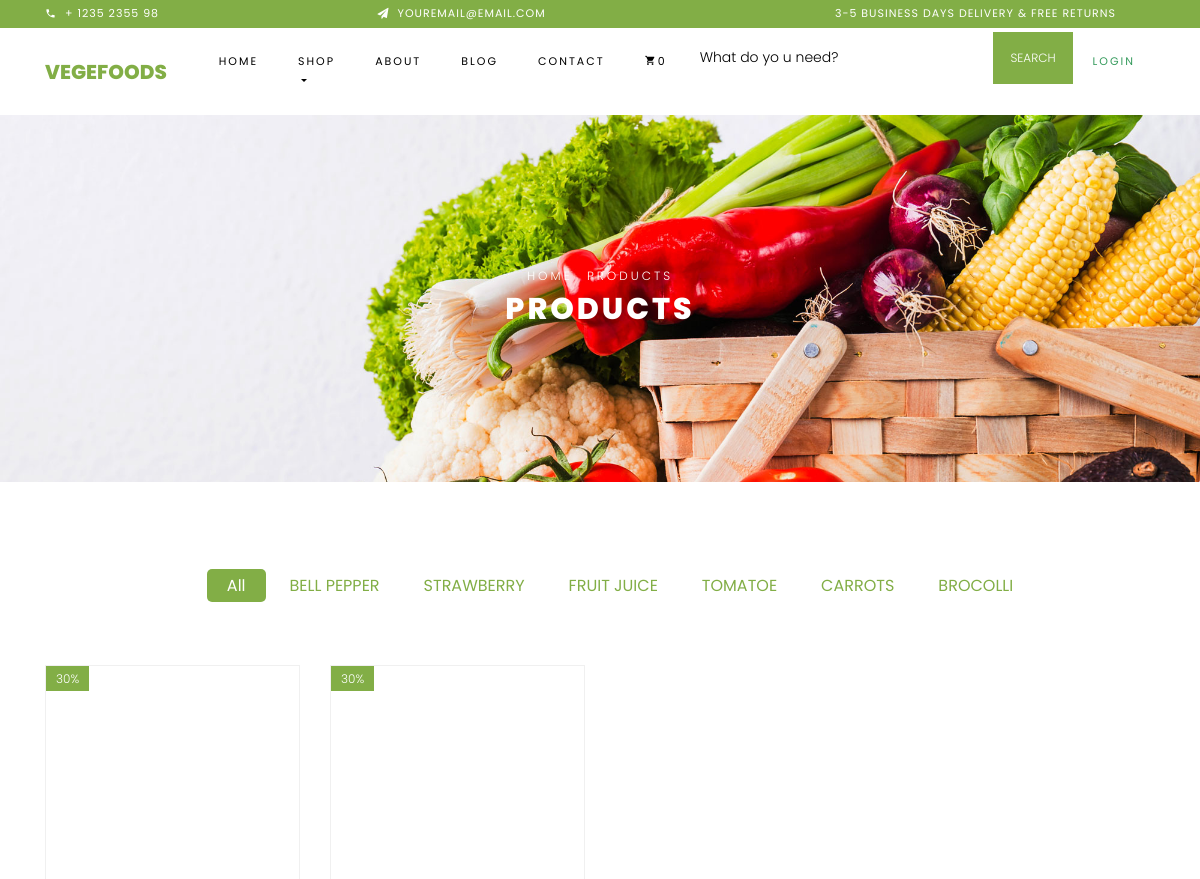
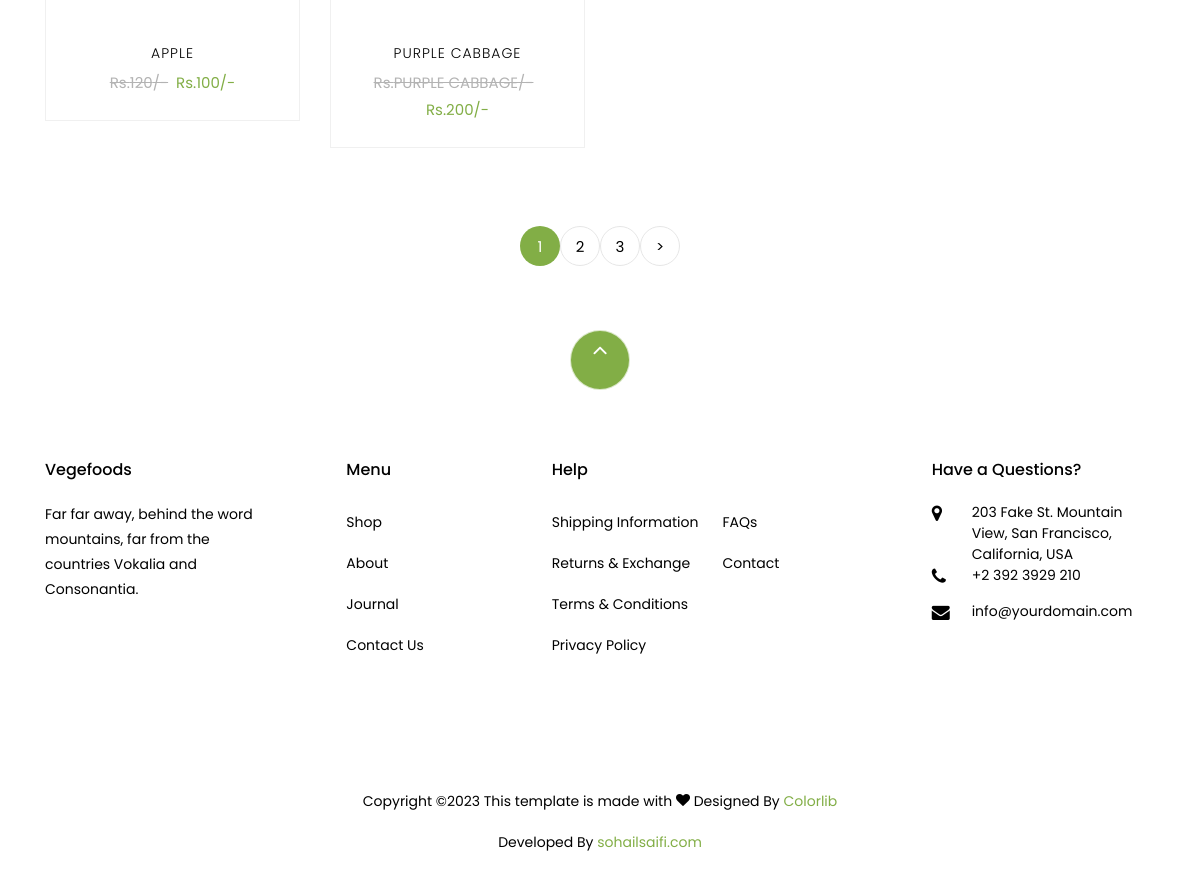
The app's page /SiteCon/categoryProduct/bell-pepper.html with its own data (2 pictures, top to bottom).
### tables this page shows
CREATE TABLE `category` (
  `category_id` int(11) NOT NULL,
  `category_url` varchar(255) DEFAULT NULL,
  `category_parent_id` int(11) NOT NULL DEFAULT '0',
  `category_name` varchar(255) NOT NULL,
  `category_description` text NOT NULL,
  `status` tinyint(4) NOT NULL DEFAULT '1',
  `created` timestamp NOT NULL DEFAULT CURRENT_TIMESTAMP
);

CREATE TABLE `product` (
  `product_id` int(11) NOT NULL,
  `category_id` int(11) NOT NULL,
  `product_name` varchar(255) DEFAULT NULL,
  `product_image` varchar(255) DEFAULT NULL,
  `product_url` varchar(255) DEFAULT NULL,
  `product_mrp` varchar(255) NOT NULL,
  `product_price` varchar(255) NOT NULL,
  `product_per_price` varchar(255) DEFAULT NULL,
  `product_qty` int(11) NOT NULL,
  `product_per_qty` varchar(255) DEFAULT NULL,
  `product_stock` tinyint(4) NOT NULL DEFAULT '1',
  `product_description` text,
  `product_sm_desc` text,
  `product_meta_title` text,
  `product_meta_keyword` text,
  `product_meta_desc` text,
  `product_status` tinyint(4) NOT NULL,
  `created` timestamp NOT NULL DEFAULT CURRENT_TIMESTAMP
);

### index.php (called while the page is built, shortened)
<?php
require_once BASEPATH.'core/CodeIgniter.php';

### application/models/SiteModel.php (called while the page is built, shortened)
<?php
class SiteModel extends CI_Model{
	public function getCategoryList()
	{
		return $this->db->where('status',1)->get('category')->result();
	}
	public function getCategoryByUrl($url)
	{
		return $this->db->where('status',1)->where('category_url',$url)->get('category')->row();
	}
	public function getProductByCatIdCount($catid)
	{
		return $this->db->where('product_status',1)->where('category_id',$catid)->get('product')->num_rows();
	}
	public function getProductByCatId($limit,$page,$catid)
	{
		return $this->db->where('product_status',1)->where('category_id',$catid)->limit($limit,$page)->get('product')->result();
	}
}

### application/config/config.php (called while the page is built, shortened)
<?php
$config['base_url'] = 'http://localhost:8081/project1/';
$config['index_page'] = 'index.php';
$config['uri_protocol']	= 'REQUEST_URI';
$config['url_suffix'] = '';
$config['language']	= 'english';
$config['charset'] = 'UTF-8';
$config['enable_hooks'] = FALSE;
$config['subclass_prefix'] = 'MY_';
$config['composer_autoload'] = FALSE;
$config['permitted_uri_chars'] = 'a-z 0-9~%.:_\-';
$config['enable_query_strings'] = FALSE;
$config['controller_trigger'] = 'c';
$config['function_trigger'] = 'm';
$config['directory_trigger'] = 'd';
$config['allow_get_array'] = TRUE;
$config['log_threshold'] = 0;
$config['log_path'] = '';
$config['log_file_extension'] = '';
$config['log_file_permissions'] = 0644;
$config['log_date_format'] = 'Y-m-d H:i:s';
$config['error_views_path'] = '';
$config['cache_path'] = '';
$config['cache_query_string'] = FALSE;
$config['encryption_key'] = '';
$config['sess_driver'] = 'files';
$config['sess_cookie_name'] = 'ci_session';
$config['sess_samesite'] = 'Lax';
$config['sess_expiration'] = 7200;
$config['sess_save_path'] = NULL;
$config['sess_match_ip'] = FALSE;
$config['sess_time_to_update'] = 300;
$config['sess_regenerate_destroy'] = FALSE;
$config['cookie_prefix']	= '';
$config['cookie_domain']	= '';
$config['cookie_path']		= '/';
$config['cookie_secure']	= FALSE;
$config['cookie_httponly'] 	= FALSE;
$config['cookie_samesite'] 	= 'Lax';
$config['standardize_newlines'] = FALSE;
$config['global_xss_filtering'] = FALSE;
$config['csrf_protection'] = FALSE;
$config['csrf_token_name'] = 'csrf_test_name';
$config['csrf_cookie_name'] = 'csrf_cookie_name';
$config['csrf_expire'] = 7200;
$config['csrf_regenerate'] = TRUE;
$config['csrf_exclude_uris'] = array();
$config['compress_output'] = FALSE;
$config['time_reference'] = 'local';
$config['rewrite_short_tags'] = FALSE;
$config['proxy_ips'] = '';

### application/views/site/include/category.php (the view)
<div class="container">
         <div class="row justify-content-center">
  			<div class="col-md-12 mb-5 text-center">
		<?php $catList = $this->SiteModel->getCategoryList(); ?>
				<ul class="product-category">
				<li><a href="" class="active">All</a></li>
				<?php foreach($catList as $list){ ?>
					<li><a href="<?php echo base_url('SiteCon/categoryProduct/'); ?><?php echo $list->category_url; ?>"><?php echo $list->category_name; ?></a></li>
				<?php } ?>
				</ul>
  			</div>
          </div>
      </div>

### application/controllers/SiteCon.php (shortened to what this page needs)
<?php
class SiteCon extends CI_Controller {
	public function __construct()
	{
		$this->load->model('SiteModel');
	}
	public function categoryProduct($url)
    {
        $data['meta_title']="";
		$data['meta_description']="";
		$data['meta_keyword']="";
		$data['url']=base_url();
		$data['categoryData'] = $this->SiteModel->getCategoryByUrl($url);
		$config['base_url'] =  base_url().'SiteCon/categoryProduct/'.$url;
		$config['total_rows'] =  $this->SiteModel->getProductByCatIdCount($data['categoryData']->category_id);
		$config['per_page'] = 2;
		$config['enable_query_strings'] = TRUE;
		$config['page_query_string'] = TRUE;
        $config['full_tag_open'] = '<ul>';
        $config['full_tag_close'] = '</ul>';
        $config['first_link'] = false;
        $config['last_link'] = false;
        $config['first_tag_open'] = '<li>';
        $config['first_tag_close'] = '</li>';
        $config['prev_link'] = '<';
        $config['prev_tag_open'] = '<li class="prev">';
        $config['prev_tag_close'] = '</li>';
        $config['next_link'] = '>';
        $config['next_tag_open'] = '<li>';
        $config['next_tag_close'] = '</li>';
        $config['last_tag_open'] = '<li>';
        $config['last_tag_close'] = '</li>';
        $config['cur_tag_open'] = '<li class="active"><a href="#">';
        $config['cur_tag_close'] = '</a></li>';
        $config['num_tag_open'] = '<li>';
        $config['num_tag_close'] = '</li>';
		$this->pagination->initialize($config);
		$page = $this->input->get('per_page');
		$data['page'] = $page;
		$data['productData']=$this->SiteModel->getProductByCatId($config["per_page"],$page,$data['categoryData']->category_id);
		$data['link']=$this->pagination->create_links();
		$this->load->view('site/category_product',$data);
    }
}

### application/views/site/include/header.php (shortened to what this page needs)
<!DOCTYPE html>
<html lang="en">
<head>
    <link rel="stylesheet" href="<?php echo base_url(); ?>assets/css/open-iconic-bootstrap.min.css">
    <link rel="stylesheet" href="<?php echo base_url(); ?>assets/css/animate.css">
    <link rel="stylesheet" href="<?php echo base_url(); ?>assets/css/owl.carousel.min.css">
    <link rel="stylesheet" href="<?php echo base_url(); ?>assets/css/owl.theme.default.min.css">
    <link rel="stylesheet" href="<?php echo base_url(); ?>assets/css/magnific-popup.css">
    <link rel="stylesheet" href="<?php echo base_url(); ?>assets/css/aos.css">
    <link rel="stylesheet" href="<?php echo base_url(); ?>assets/css/ionicons.min.css">
    <link rel="stylesheet" href="<?php echo base_url(); ?>assets/css/bootstrap-datepicker.css">
    <link rel="stylesheet" href="<?php echo base_url(); ?>assets/css/jquery.timepicker.css">
    <link rel="stylesheet" href="<?php echo base_url(); ?>assets/css/flaticon.css">
    <link rel="stylesheet" href="<?php echo base_url(); ?>assets/css/icomoon.css">
    <link rel="stylesheet" href="<?php echo base_url(); ?>assets/css/style.css">
  </head>
  <body class="goto-here">
		<div class="py-1 bg-primary">
    	<div class="container">
    		<div class="row no-gutters d-flex align-items-start align-items-center px-md-0">
	    		<div class="col-lg-12 d-block">
		    		<div class="row d-flex">
		    			<div class="col-md pr-4 d-flex topper align-items-center">
					    	<div class="icon mr-2 d-flex justify-content-center align-items-center"><span class="icon-phone2"></span></div>
						    <span class="text">+ 1235 2355 98</span>
					    </div>
					    <div class="col-md pr-4 d-flex topper align-items-center">
					    	<div class="icon mr-2 d-flex justify-content-center align-items-center"><span class="icon-paper-plane"></span></div>
						    <span class="text">youremail@email.com</span>
					    </div>
					    <div class="col-md-5 pr-4 d-flex topper align-items-center text-lg-right">
						    <span class="text">3-5 Business days delivery &amp; Free Returns</span>
					    </div>
				    </div>
			    </div>
		    </div>
		  </div>
    </div>
    <nav class="navbar navbar-expand-lg navbar-dark ftco_navbar bg-dark ftco-navbar-light" id="ftco-navbar">
	    <div class="container">
	      <a class="navbar-brand" href="index-2.html">Vegefoods</a>
	      <div class="collapse navbar-collapse" id="ftco-nav">
	        <ul class="navbar-nav ml-auto">
	          <li class="nav-item active"><a href="<?php echo base_url('SiteCon/index'); ?>" class="nav-link">Home</a></li>
	          <li class="nav-item dropdown">
              <a class="nav-link dropdown-toggle" href="#" id="dropdown04" data-toggle="dropdown" aria-haspopup="true" aria-expanded="false">Shop</a>
            </li>
	          <li class="nav-item"><a href="about.html" class="nav-link">About</a></li>
	          <li class="nav-item"><a href="<?php echo base_url('SiteCon/blog'); ?>" class="nav-link">Blog</a></li>
	          <li class="nav-item"><a href="contact.html" class="nav-link">Contact</a></li>
	          <li class="nav-item cta cta-colored"><a href="<?php echo base_url('SiteCon/cart'); ?>" class="nav-link"><span class="icon-shopping_cart"></span><?php echo count($this->cart->contents()); ?></a></li>
              <?php $this->load->view('site/include/searchForm'); ?>
                <li class="nav-item d-flex justify-center">
                  <?php
                  $sessionData = $this->session->userdata('user_logged-in');
                  if(!empty($sessionData)){?>
                    <a href="<?php echo base_url('SiteCon/logOut'); ?>" class="nav-link" style="color: #369b5d;">LogOut</i></a>
                    <a href="<?php echo base_url('SiteCon/dashboard'); ?>" class="nav-link" style="color: #369b5d;"><p>MyAccount</p></i></a>
                  <?php }else{ ?>
                    <a href="<?php echo base_url('SiteCon/login'); ?>" class="nav-link" style="color: #369b5d;">LogIn</i></a>
                  <?php } ?>
                  </li>
	        </ul>
	      </div>
	    </div>
	  </nav>

### application/views/site/include/searchForm.php
<form method="get" action="<?php echo base_url('SiteCon/search'); ?>" class="subscribe-form">
  <div class="form-group d-flex pt-1">
    <input type="text" name="q" class="form-control" placeholder="What do yo u need?">
    <input type="submit" value="SEARCH" class="submit px-3">
  </div>
</form>

### application/views/site/category_Product.php (shortened to what this page needs)
<?php $this->load->view('site/include/header'); ?>
    <div class="hero-wrap hero-bread" style="background-image: url('<?php echo base_url(); ?>assets/images/bg_1.jpg');">
      <div class="container">
        <div class="row no-gutters slider-text align-items-center justify-content-center">
          <div class="col-md-9 ftco-animate text-center">
          	<p class="breadcrumbs"><span class="mr-2"><a href="index-2.html">Home</a></span> <span>Products</span></p>
            <h1 class="mb-0 bread">Products</h1>
          </div>
        </div>
      </div>
    </div>
    <section class="ftco-section">
	<?php $this->load->view('site/include/category'); ?>
    	<div class="container">
    		<div class="row">
			<?php foreach($productData as $product){ ?>
    			<div class="col-md-6 col-lg-3 ftco-animate">
    				<div class="product">
						<?php if($product->product_image != null){ ?>
    					<a href="<?php echo base_url(); ?>SiteCon/productDetail/<?php echo $product->product_url; ?>" class="img-prod">
    						<span class="status">30%</span>
    					</a>
						<?php }else{ ?>
						<a href="<?php echo base_url(); ?>SiteCon/productDetail/<?php echo $product->product_url; ?>" class="img-prod">
    						<span class="status">30%</span>
    					</a>
						<?php } ?>
    					<div class="text py-3 pb-4 px-3 text-center">
    						<h3><a href="#"><?php echo $product->product_name; ?></a></h3>
    						<div class="d-flex">
    							<div class="pricing">
		    						<p class="price"><span class="mr-2 price-dc">Rs.<?php echo $product->product_mrp; ?>/-</span><span class="price-sale">Rs.<?php echo $product->product_price; ?>/-</span></p>
		    					</div>
	    					</div>
    					</div>
    				</div>
    			</div>
				<?php } ?>
    		</div>
			<div class="row mt-5">
				<div class="col text-center">
					<div class="block-27">
						<?php echo $link; ?>
					</div>
				</div>
        	</div>
    	</div>
    </section>
    <?php $this->load->view('site/include/footer'); ?>

### application/views/site/include/footer.php (shortened to what this page needs)
<footer class="ftco-footer ftco-section">
      <div class="container">
      	<div class="row">
      		<div class="mouse">
						<a href="#" class="mouse-icon">
							<div class="mouse-wheel"><span class="ion-ios-arrow-up"></span></div>
						</a>
					</div>
      	</div>
        <div class="row mb-5">
          <div class="col-md">
            <div class="ftco-footer-widget mb-4">
              <h2 class="ftco-heading-2">Vegefoods</h2>
              <p>Far far away, behind the word mountains, far from the countries Vokalia and Consonantia.</p>
              <ul class="ftco-footer-social list-unstyled float-md-left float-lft mt-5">
              </ul>
            </div>
          </div>
          <div class="col-md">
            <div class="ftco-footer-widget mb-4 ml-md-5">
              <h2 class="ftco-heading-2">Menu</h2>
              <ul class="list-unstyled">
                <li><a href="#" class="py-2 d-block">Shop</a></li>
                <li><a href="#" class="py-2 d-block">About</a></li>
                <li><a href="#" class="py-2 d-block">Journal</a></li>
                <li><a href="#" class="py-2 d-block">Contact Us</a></li>
              </ul>
            </div>
          </div>
          <div class="col-md-4">
             <div class="ftco-footer-widget mb-4">
              <h2 class="ftco-heading-2">Help</h2>
              <div class="d-flex">
	              <ul class="list-unstyled mr-l-5 pr-l-3 mr-4">
	                <li><a href="#" class="py-2 d-block">Shipping Information</a></li>
	                <li><a href="#" class="py-2 d-block">Returns &amp; Exchange</a></li>
	                <li><a href="#" class="py-2 d-block">Terms &amp; Conditions</a></li>
	                <li><a href="#" class="py-2 d-block">Privacy Policy</a></li>
	              </ul>
	              <ul class="list-unstyled">
	                <li><a href="#" class="py-2 d-block">FAQs</a></li>
	                <li><a href="#" class="py-2 d-block">Contact</a></li>
	              </ul>
	            </div>
            </div>
          </div>
          <div class="col-md">
            <div class="ftco-footer-widget mb-4">
            	<h2 class="ftco-heading-2">Have a Questions?</h2>
            	<div class="block-23 mb-3">
	              <ul>
	                <li><span class="icon icon-map-marker"></span><span class="text">203 Fake St. Mountain View, San Francisco, California, USA</span></li>
	                <li><a href="#"><span class="icon icon-phone"></span><span class="text">+2 392 3929 210</span></a></li>
	                <li><a href="#"><span class="icon icon-envelope"></span><span class="text">info@yourdomain.com</span></a></li>
	              </ul>
	            </div>
            </div>
          </div>
        </div>
        <div class="row">
          <div class="col-md-12 text-center">
            <p>
						  Copyright &copy;<script>document.write(new Date().getFullYear());</script> This template is made with <i class="icon-heart color-danger" aria-hidden="true"></i> Designed By <a href="https://colorlib.com/" target="_blank">Colorlib</a>
						</p>
            <p>Developed By <a href="https://sohailsaifi.com/" target="_blank">sohailsaifi.com</a></p>
          </div>
        </div>
      </div>
    </footer>
  </body>
</html>

### assets/css/icomoon.css (style rules this page uses)
[class^="icon-"], [class*=" icon-"] { font-family: 'icomoon' !important; speak: none; font-style: normal; font-weight: normal; font-variant: normal; text-transform: none; line-height: 1; -webkit-font-smoothing: antialiased; -moz-osx-font-smoothing: grayscale; }
.icon-heart:before { content: "\f004"; }
.icon-map-marker:before { content: "\f041"; }
.icon-phone:before { content: "\f095"; }
.icon-envelope:before { content: "\f0e0"; }
.icon-paper-plane:before { content: "\f1d8"; }
.icon-phone2:before { content: "\e0cd"; }
.icon-shopping_cart:before { content: "\e8cc"; }

### records on screen
category: category_name "BELL PEPPER"
category: category_name "STRAWBERRY"
category: category_name "FRUIT JUICE"
category: category_name "TOMATOE"
category: category_name "CARROTS"
category: category_name "BROCOLLI"
product: product_name "APPLE", product_mrp "120", product_price "100"
product: product_name "PURPLE CABBAGE", product_mrp "PURPLE CABBAGE", product_price "200"

### other values on screen
count($this->cart->contents()) "0"
$link "1 2 3 >"
